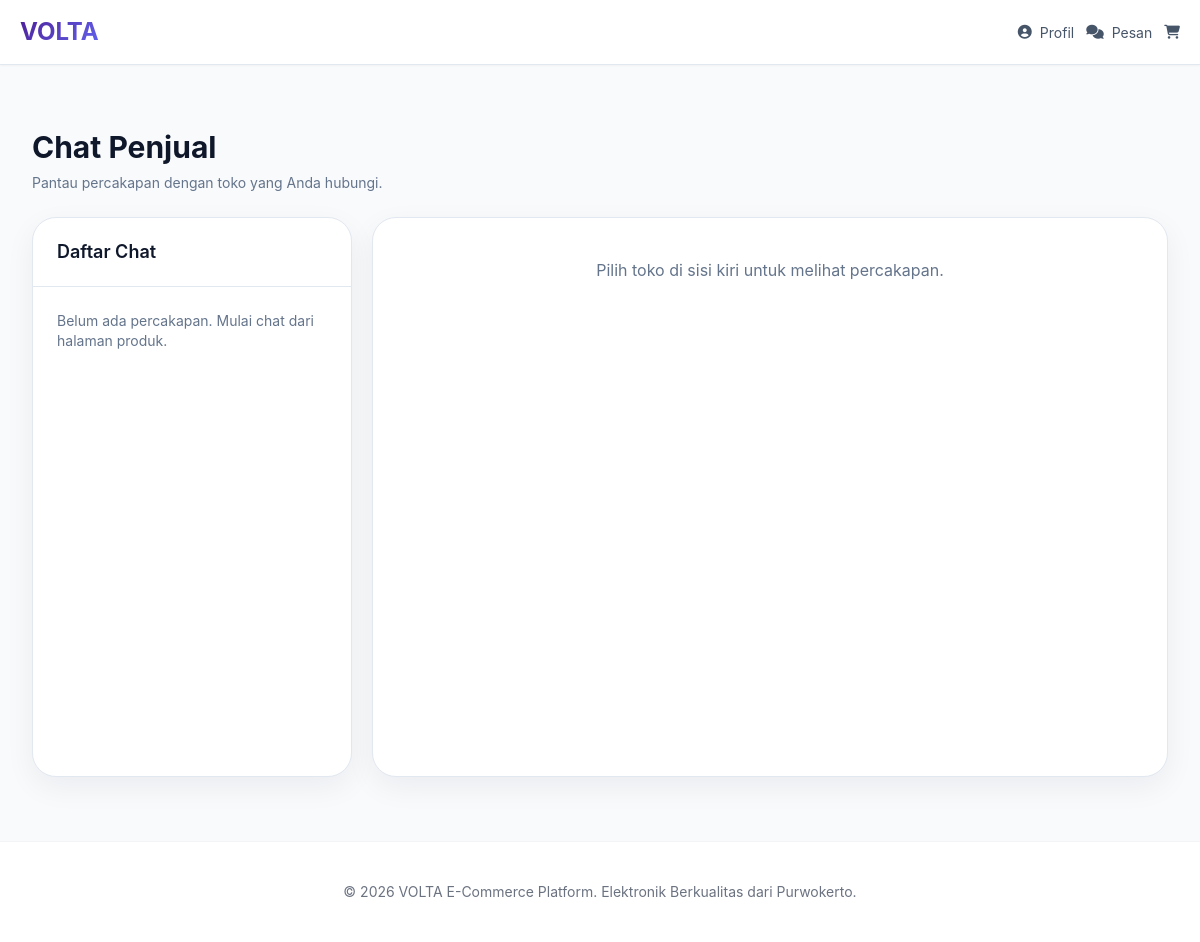
/chat/ (signed in), run on an earlier commit of the app's database.
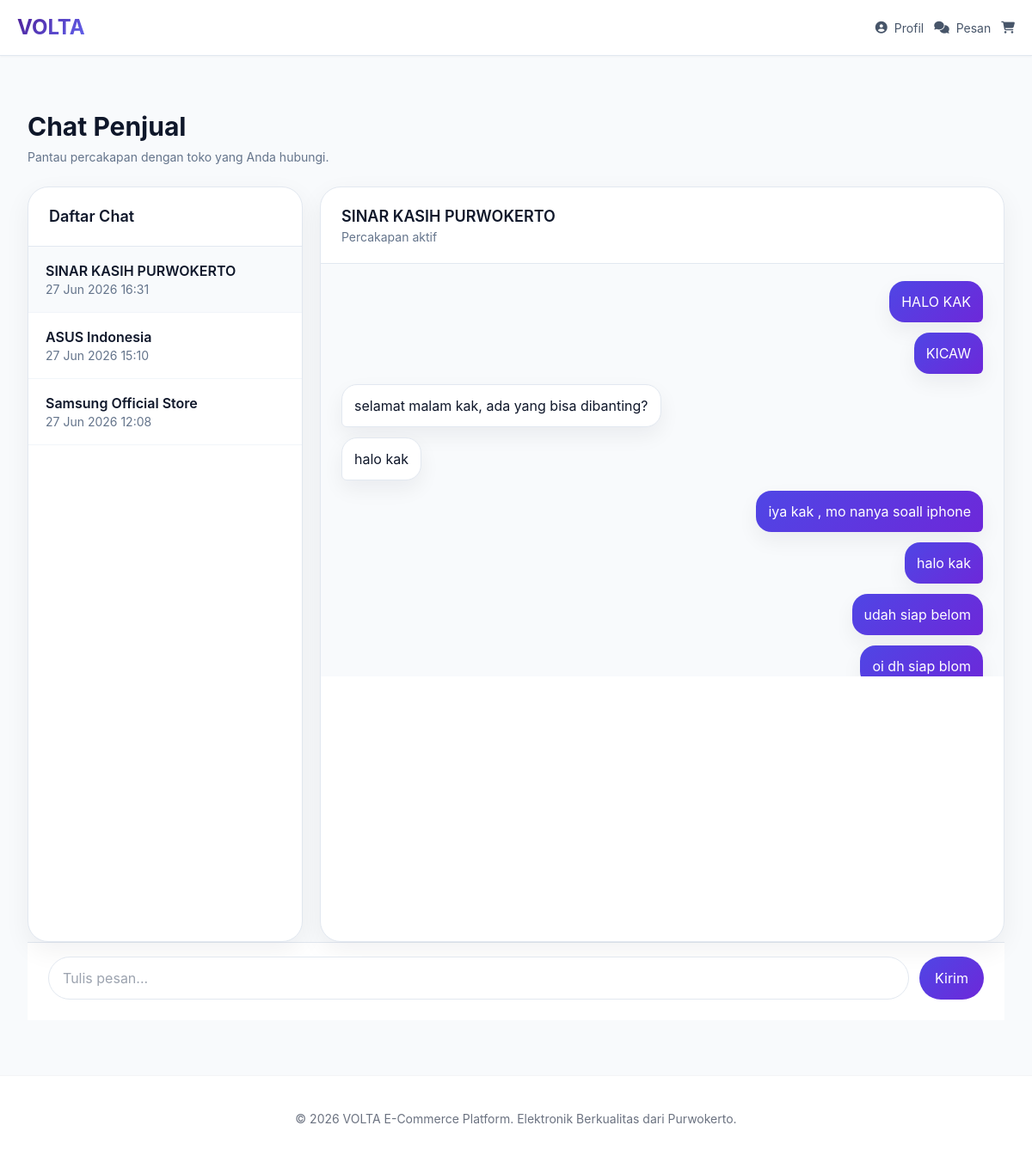
And on a later commit of the database.
### master_products/models.py (models this page shows, shortened)
class ChatRoom(models.Model):
    ROOM_STATUS_CHOICES = (
        ('open', 'Open'),
        ('closed', 'Closed'),
    )
    room_id = models.AutoField(primary_key=True)
    customer = models.ForeignKey(
        settings.AUTH_USER_MODEL,
        on_delete=models.CASCADE,
        related_name='chat_rooms',
        help_text='Customer yang memulai percakapan'
    )
    brand = models.ForeignKey(
        Brand,
        on_delete=models.CASCADE,
        related_name='chat_rooms',
        help_text='Toko/brand yang menjadi lawan bicara'
    )
    status = models.CharField(
        max_length=20,
        choices=ROOM_STATUS_CHOICES,
        default='open',
        help_text='Status percakapan chat'
    )
    created_at = models.DateTimeField(
        auto_now_add=True,
        help_text='Waktu percakapan dibuat'
    )
    updated_at = models.DateTimeField(
        auto_now=True,
        help_text='Waktu percakapan terakhir diperbarui'
    )
    class Meta:
        verbose_name = 'Chat Room'
        verbose_name_plural = 'Chat Rooms'
        db_table = 'chat_rooms'
        ordering = ['-updated_at']
        indexes = [
            models.Index(fields=['customer']),
            models.Index(fields=['brand']),
            models.Index(fields=['updated_at']),
        ]
        constraints = [
            models.UniqueConstraint(fields=['customer', 'brand'], name='unique_customer_brand_chatroom')
        ]

class Brand(models.Model):
    STATUS_CHOICES = (
        ('pending', 'Pending Approval'),
        ('approved', 'Approved'),
        ('rejected', 'Rejected'),
        ('suspended', 'Suspended'),
    )
    brand_id = models.AutoField(primary_key=True)
    user_id = models.OneToOneField(
        settings.AUTH_USER_MODEL,
        on_delete=models.CASCADE,
        related_name='brand_vendor',
        db_column='user_id',
        help_text="User/vendor yang memiliki brand ini"
    )
    brand_name = models.CharField(
        max_length=255,
        help_text="Nama brand/vendor"
    )
    logo = models.ImageField(
        upload_to='brands/logos/',
        blank=True,
        null=True,
        help_text="Logo brand (rekomendasi: PNG dengan background transparan)"
    )
    description = models.TextField(
        blank=True,
        null=True,
        help_text="Deskripsi detail tentang brand/vendor"
    )
    status = models.CharField(
        max_length=20,
        choices=STATUS_CHOICES,
        default='pending',
        help_text="Status persetujuan brand (pending, approved, rejected, suspended)"
    )
    approved_at = models.DateTimeField(
        blank=True,
        null=True,
        help_text="Tanggal brand disetujui oleh admin"
    )
    approved_by = models.ForeignKey(
        settings.AUTH_USER_MODEL,
        on_delete=models.SET_NULL,
        null=True,
        blank=True,
        related_name='approved_brands',
        db_column='approved_by',
        help_text="Admin yang menyetujui brand ini"
    )
    nib_or_ktp = models.CharField(
        max_length=50,
        unique=True,
        blank=True,
        null=True,
        db_column='nib_or_ktp',
        help_text="Nomor Induk Berusaha (NIB) atau Nomor KTP"
    )
    rating = models.FloatField(
        default=0.0,
        validators=[MinValueValidator(0.0), MaxValueValidator(5.0)],
        db_column='rating',
        help_text="Rating brand dari customer (0.0-5.0)"
    )
    created_at = models.DateTimeField(
        auto_now_add=True,
        help_text="Tanggal brand didaftar"
    )
    updated_at = models.DateTimeField(
        auto_now=True,
        help_text="Tanggal brand terakhir diperbarui"
    )
    class Meta:
        verbose_name = _('Brand')
        verbose_name_plural = _('Brands')
        db_table = 'brands'
        ordering = ['-created_at']
        indexes = [
            models.Index(fields=['status']),
            models.Index(fields=['user_id']),
            models.Index(fields=['created_at']),
        ]

class ChatMessage(models.Model):
    message_id = models.AutoField(primary_key=True)
    room = models.ForeignKey(
        ChatRoom,
        on_delete=models.CASCADE,
        related_name='messages',
        help_text='Ruang chat yang memuat pesan ini'
    )
    sender = models.ForeignKey(
        settings.AUTH_USER_MODEL,
        on_delete=models.CASCADE,
        related_name='chat_messages',
        help_text='Pengguna yang mengirim pesan'
    )
    text = models.TextField(
        help_text='Konten pesan chat'
    )
    is_read = models.BooleanField(
        default=False,
        help_text='Tandai jika pesan sudah dibaca oleh penerima'
    )
    created_at = models.DateTimeField(
        auto_now_add=True,
        help_text='Waktu pesan dibuat'
    )
    class Meta:
        verbose_name = 'Chat Message'
        verbose_name_plural = 'Chat Messages'
        db_table = 'chat_messages'
        ordering = ['created_at']
        indexes = [
            models.Index(fields=['room']),
            models.Index(fields=['sender']),
            models.Index(fields=['created_at']),
        ]

### master_products/views.py (the view, shortened to what this page needs)
# urls.py: path('chat/', views.chat_view, name='chat_view'),
@login_required(login_url='master_products:login')
def chat_view(request, brand_id=None):
    if request.user.role != 'customer':
        messages.error(request, 'Hanya customer yang dapat mengakses chat pelanggan.')
        return redirect('master_products:product_list')
    rooms = ChatRoom.objects.filter(customer=request.user).select_related('brand').order_by('-updated_at')
    active_room = None
    if brand_id is not None:
        active_room = rooms.filter(brand__brand_id=brand_id).first()
        if active_room is None:
            brand = get_object_or_404(Brand, brand_id=brand_id, status='approved')
            active_room = get_or_create_room(request.user, brand)
            rooms = rooms | ChatRoom.objects.filter(room_id=active_room.room_id)
            rooms = rooms.distinct().order_by('-updated_at')
    elif rooms.exists():
        active_room = rooms[0]
    if active_room:
        active_room.messages.exclude(sender=request.user).filter(is_read=False).update(is_read=True)
    context = {
        'rooms': rooms,
        'active_room': active_room,
        'messages': active_room.messages.select_related('sender').order_by('created_at') if active_room else [],
    }
    return render(request, 'master_products/chat_rooms.html', context)

### master_products/context_processors.py (called while the page is built)
def unread_chat_count(request):
    if not getattr(request, 'user', None) or not request.user.is_authenticated:
        return {'unread_count': 0}
    user = request.user
    unread_messages = ChatMessage.objects.filter(is_read=False)
    if getattr(user, 'role', None) == 'customer':
        unread_messages = unread_messages.filter(room__customer=user).exclude(sender=user)
    elif getattr(user, 'role', None) == 'brand':
        unread_messages = unread_messages.filter(room__brand__user_id=user).exclude(sender=user)
    else:
        unread_messages = unread_messages.none()
    return {'unread_count': unread_messages.count()}

### master_products/templates/master_products/chat_rooms.html (shortened to what this page needs)
{% extends 'base.html' %}
{% block content %}
<div class="max-w-7xl mx-auto px-4 py-8">
    <div class="mb-6">
        <h1 class="text-3xl font-bold text-slate-900">Chat Penjual</h1>
        <p class="text-sm text-slate-500 mt-2">Pantau percakapan dengan toko yang Anda hubungi.</p>
    </div>
    <div class="chat-shell">
        <aside class="chat-list-card">
            <div class="chat-list-header">
                <h2 class="text-lg font-semibold text-slate-900">Daftar Chat</h2>
            </div>
            <div class="overflow-y-auto">
                {% for room in rooms %}
                    <a href="{% url 'master_products:chat_room_detail' room.brand.brand_id %}" class="chat-room-item {% if active_room and active_room.room_id == room.room_id %}active{% endif %}">
                        <div class="font-semibold text-slate-900">{{ room.brand.brand_name }}</div>
                        <div class="text-sm text-slate-500">{{ room.updated_at|date:'d M Y H:i' }}</div>
                    </a>
                {% empty %}
                    <div class="p-6 text-sm text-slate-500">Belum ada percakapan. Mulai chat dari halaman produk.</div>
                {% endfor %}
            </div>
        </aside>
        <section class="chat-thread-card">
            {% if active_room %}
                <div class="chat-thread-header">
                    <h2 class="text-lg font-semibold text-slate-900">{{ active_room.brand.brand_name }}</h2>
                    <p class="text-sm text-slate-500">Percakapan aktif</p>
                </div>
                <div class="chat-thread-body">
    {% for message in messages %}
    <div class="chat-bubble-row {% if message.sender == request.user %}mine{% else %}other{% endif %}">
        <div class="chat-bubble {% if message.sender == request.user %}mine{% else %}other{% endif %}">
            {{ message.text }}
        </div>
    </div>
{% endfor %}
</div>
                </div>
                <form class="chat-input-row" method="post" action="{% url 'master_products:chat_room_detail' active_room.brand.brand_id %}">
                    <input type="text" name="text" placeholder="Tulis pesan..." required>
                    <button type="submit">Kirim</button>
                </form>
            {% else %}
                <div class="p-10 text-center text-slate-500">
                    Pilih toko di sisi kiri untuk melihat percakapan.
                </div>
            {% endif %}
        </section>
    </div>
</div>
{% endblock %}

What changed in the data, as far as the page shows it:
added ChatRoom: brand.brand_name "SINAR KASIH PURWOKERTO", updated_at "27 Jun 2026 16:31"
added ChatRoom: brand.brand_name "ASUS Indonesia", updated_at "27 Jun 2026 15:10"
added ChatRoom: brand.brand_name "Samsung Official Store", updated_at "27 Jun 2026 12:08"
added ChatMessage: text "HALO KAK"
added ChatMessage: text "KICAW"
added ChatMessage: text "selamat malam kak, ada yang bisa dibanting?"
added ChatMessage: text "halo kak"
added ChatMessage: text "iya kak , mo nanya soall iphone"
added ChatMessage: text "halo kak"
added ChatMessage: text "udah siap belom"
added ChatMessage: text "oi dh siap blom"
Also different on the page:
text no longer shown: "Belum ada percakapan. Mulai chat dari halaman produk. Pilih toko di sisi kiri untuk melihat percakapan."
text now shown: "Percakapan aktif Kirim"
